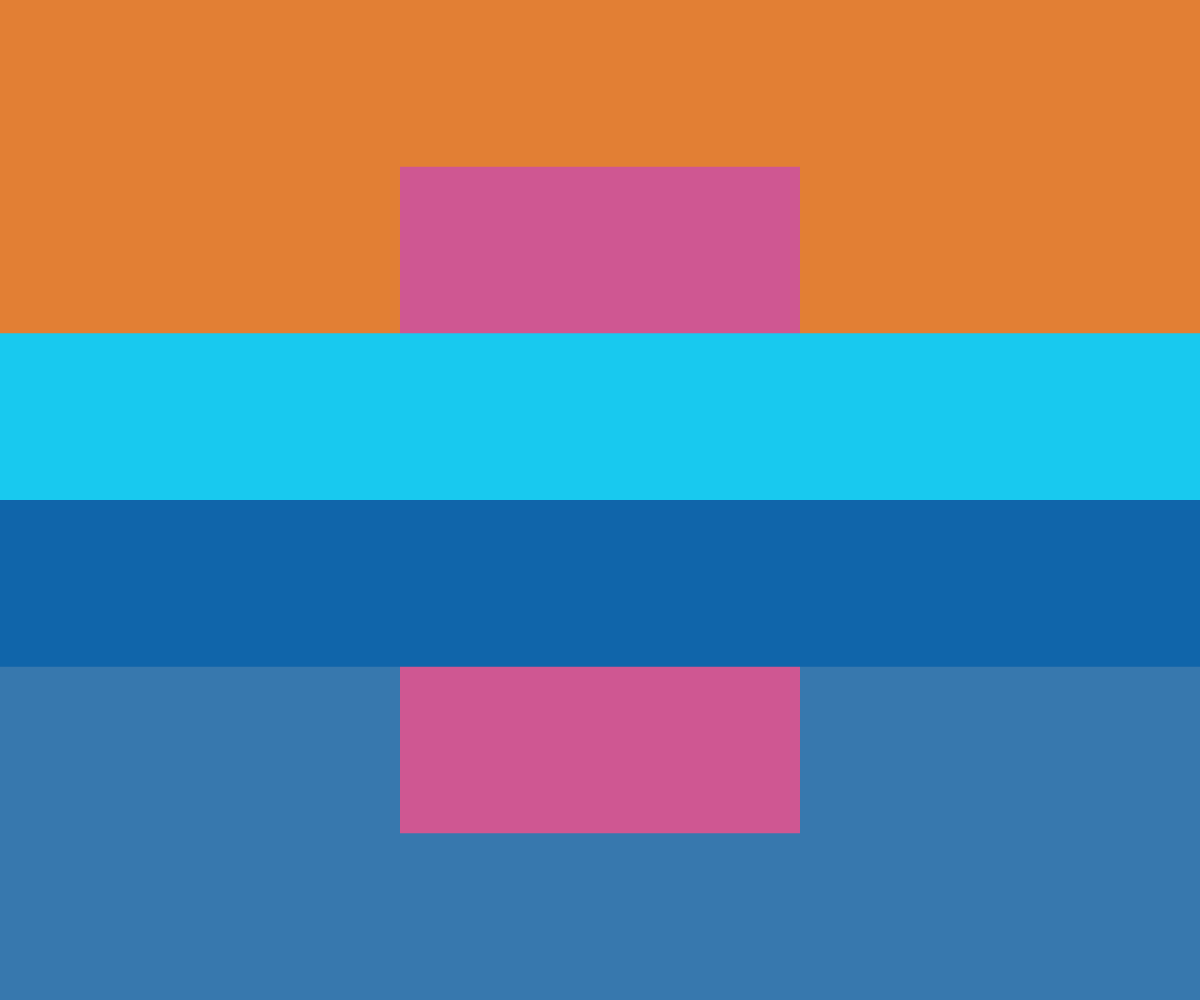
Frame 1 (no input)
Frame 60 (no input): identical to frame 1, image omitted
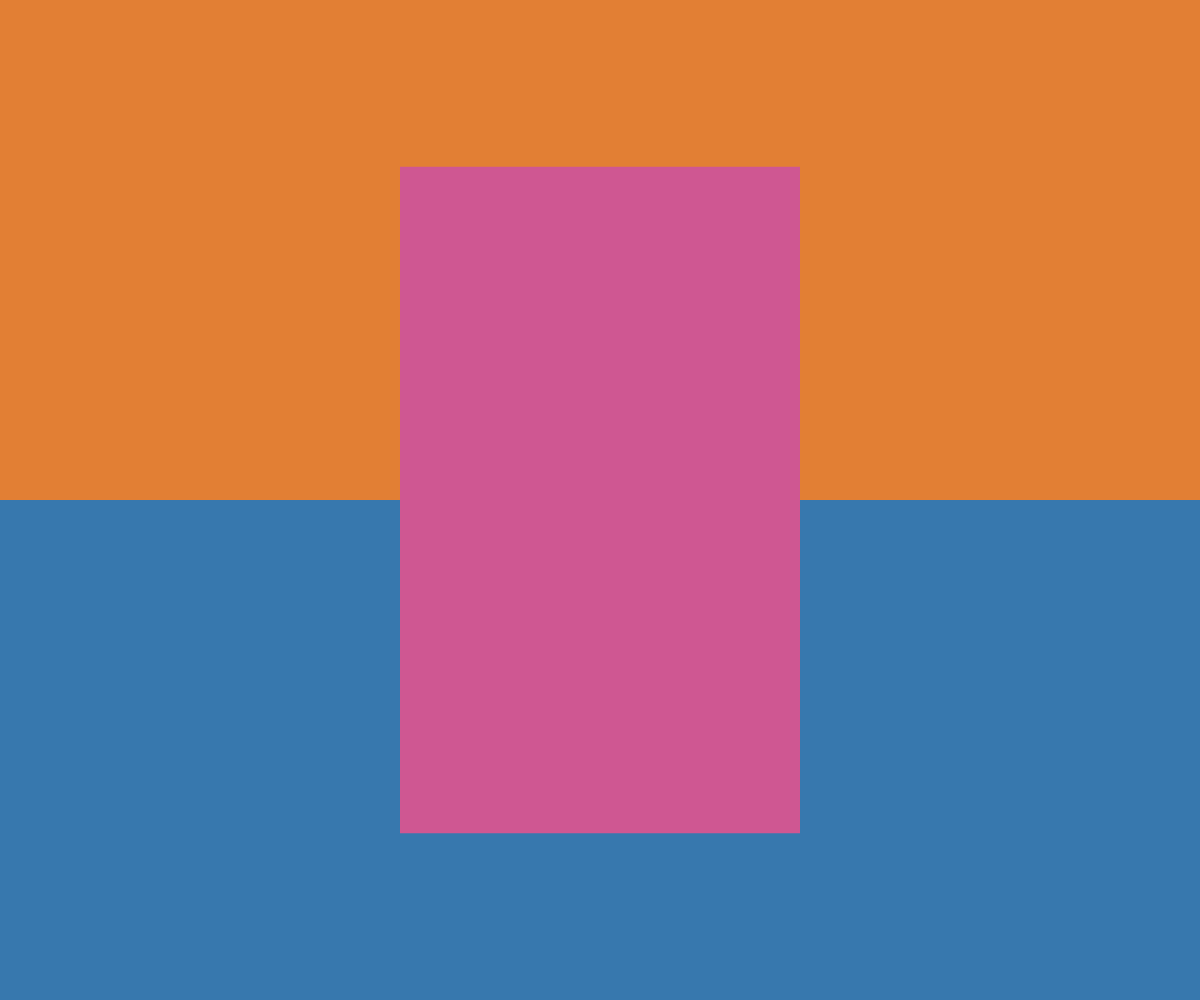
Frame 120 (the mouse pressed at the canvas centre since frame 60)

The p5.js sketch that drew these frames (run headless with seeded random() and noise() and a simulated clock; from frame 60 on, the mouse is pressed at the canvas centre):

// p5.js sketch
// ── sketch.js

let clrs = [
'#E27F34', //top 0
//'##6ac592', //middle top 1
'#18c9ef', //middle top 1v2
'#cf5792', //middle strip 2
'#1065aa', //middle bottom 3
'#3778AE' //bottom 4
]


function setup() {
  createCanvas(windowWidth, windowHeight);
  noStroke();
}

function draw() {
 background(220);
 canvasRect(clrs[4], height/2, height/2, false);
 canvasRect(clrs[0], height/2, 0, false);
 fill(clrs[2]); 
 rect(width * 1/3, height * 1/6, width * 1/3, height * 2/3); 
 canvasRect(clrs[1], height/6, height/3, true);
 canvasRect(clrs[3], height/6, height/2, true);


}

function canvasRect(clr, hgt, y_offset, clickable) {
	fill(clr);
	if((clickable == true) && (mouseIsPressed == false)){
		rect(0, y_offset, width, hgt);
	} 
	if(clickable == false){
		rect(0, y_offset, width, hgt);
	}
}
